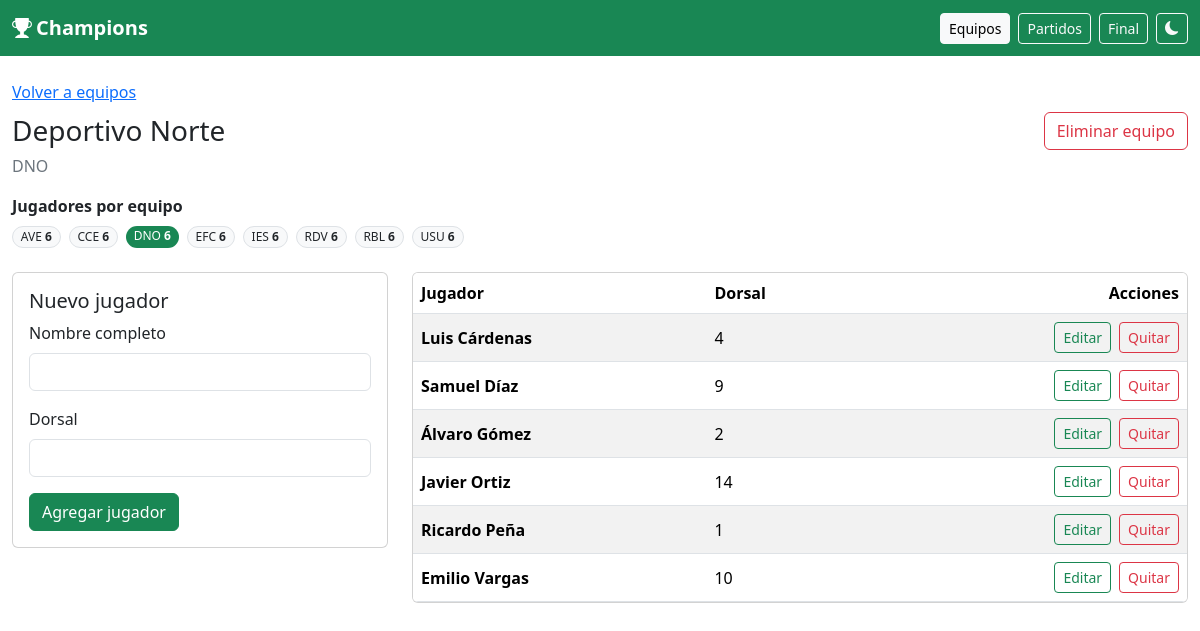
Page /equipos.php?id=3 on the committed database.
### tables this page shows
CREATE TABLE equipos (
  id INT UNSIGNED NOT NULL AUTO_INCREMENT,
  nombre VARCHAR(120) NOT NULL,
  nombre_corto VARCHAR(10) NOT NULL,
  grupo_id INT UNSIGNED DEFAULT NULL,
  orden SMALLINT UNSIGNED NOT NULL DEFAULT 0,
  escudo VARCHAR(255) DEFAULT NULL,
  dt VARCHAR(120) DEFAULT NULL,
  ciudad VARCHAR(100) DEFAULT NULL,
  fundacion SMALLINT UNSIGNED DEFAULT NULL,
  colores VARCHAR(80) DEFAULT NULL,
  activo TINYINT(1) NOT NULL DEFAULT 1,
  creado_en DATETIME NOT NULL DEFAULT CURRENT_TIMESTAMP,
  PRIMARY KEY (id),
  UNIQUE KEY uq_equipos_nombre (nombre),
  UNIQUE KEY uq_equipos_corto (nombre_corto),
  KEY idx_equipos_grupo (grupo_id),
  CONSTRAINT fk_equipos_grupo
    FOREIGN KEY (grupo_id) REFERENCES grupos (id)
    ON UPDATE CASCADE
);

CREATE TABLE jugadores (
  id INT UNSIGNED NOT NULL AUTO_INCREMENT,
  equipo_id INT UNSIGNED NOT NULL,
  nombre VARCHAR(120) NOT NULL,
  apellido VARCHAR(80) NOT NULL,
  dorsal SMALLINT UNSIGNED DEFAULT NULL,
  posicion ENUM('ARQ', 'DEF', 'MED', 'DEL') DEFAULT NULL,
  foto VARCHAR(255) DEFAULT NULL,
  fecha_nacimiento DATE DEFAULT NULL,
  activo TINYINT(1) NOT NULL DEFAULT 1,
  creado_en DATETIME NOT NULL DEFAULT CURRENT_TIMESTAMP,
  PRIMARY KEY (id),
  UNIQUE KEY uq_jugadores_dorsal (equipo_id, dorsal),
  KEY idx_jugadores_equipo (equipo_id),
  CONSTRAINT fk_jugadores_equipo
    FOREIGN KEY (equipo_id) REFERENCES equipos (id)
    ON DELETE CASCADE ON UPDATE CASCADE
);

### includes/funciones.php (called while the page is built, shortened)
<?php
require_once dirname(__DIR__) . '/config/db.php';
function e(mixed $valor): string
{
    return htmlspecialchars((string) ($valor ?? ''), ENT_QUOTES, 'UTF-8');
}
function url_raiz(): string
{
    $script = str_replace('\\', '/', (string) ($_SERVER['SCRIPT_NAME'] ?? ''));
    $directorio = rtrim(dirname($script), '/');
    if ($directorio === '/' || $directorio === '.' || $directorio === '') {
        return '';
    }
    return $directorio;
}
function url_public(string $archivo = 'index.php'): string
{
    return url_raiz() . '/' . ltrim($archivo, '/');
}
function entero_get(string $campo): int
{
    $valor = filter_input(INPUT_GET, $campo, FILTER_VALIDATE_INT);
    return $valor;
}
function consultar(string $sql, array $params = []): array
{
    $stmt = db()->prepare($sql);
    $stmt->execute($params);
    return $stmt->fetchAll();
}
function consultar_uno(string $sql, array $params = []): ?array
{
    $stmt = db()->prepare($sql);
    $stmt->execute($params);
    $fila = $stmt->fetch();
    return $fila === false ? null : $fila;
}
function obtener_equipo(int $id): ?array
{
    return consultar_uno(
        'SELECT e.id, e.nombre, e.nombre_corto, e.grupo_id, e.orden, g.nombre AS grupo,
                e.escudo, e.dt, e.ciudad, e.fundacion, e.colores, e.activo
         FROM equipos e
         LEFT JOIN grupos g ON g.id = e.grupo_id
         WHERE e.id = :id',
        ['id' => $id]
    );
}
function listar_jugadores(?int $equipoId = null, bool $soloActivos = true): array
{
    $sql = 'SELECT j.id, j.equipo_id, j.nombre, j.apellido, j.dorsal, j.posicion, j.foto,
                   j.fecha_nacimiento, j.activo, e.nombre AS equipo, e.nombre_corto, e.escudo
            FROM jugadores j
            INNER JOIN equipos e ON e.id = j.equipo_id
            WHERE 1 = 1';
    $params = [];
    if ($equipoId !== null && $equipoId > 0) {
        $sql .= ' AND j.equipo_id = :equipo';
        $params['equipo'] = $equipoId;
    }
    $sql .= ' ORDER BY e.nombre ASC, j.apellido ASC, j.nombre ASC, j.dorsal ASC';
    return consultar($sql, $params);
}
function nombre_persona(array $fila): string
{
    return trim((string) ($fila['nombre'] ?? '') . ' ' . (string) ($fila['apellido'] ?? ''));
}
function contar_jugadores_equipos(): array
{
    return consultar(
        'SELECT e.id, e.nombre, e.nombre_corto, COUNT(j.id) AS total
         FROM equipos e
         LEFT JOIN jugadores j ON j.equipo_id = e.id
         GROUP BY e.id, e.nombre, e.nombre_corto
         ORDER BY e.nombre ASC'
    );
}

### config/db.php (called while the page is built, shortened)
<?php
function db(): PDO
{
    static $pdo = null;
    if ($pdo instanceof PDO) {
        return $pdo;
    }
    $dsn = 'mysql:host=' . DB_HOST . ';dbname=' . DB_NAME . ';charset=' . DB_CHARSET;
    try {
        $pdo = new PDO($dsn, DB_USER, DB_PASS, [
            PDO::ATTR_ERRMODE => PDO::ERRMODE_EXCEPTION,
            PDO::ATTR_DEFAULT_FETCH_MODE => PDO::FETCH_ASSOC,
            PDO::ATTR_EMULATE_PREPARES => false,
        ]);
    } catch (PDOException $e) {
        error_log('Error de conexión: ' . $e->getMessage());
        http_response_code(500);
        exit('No se pudo conectar a la base de datos. Revisa config/db.php y que el esquema esté importado.');
    }
    return $pdo;
}

### equipos.php (the view, shortened to what this page needs)
<?php
require __DIR__ . '/includes/funciones.php';
    ?>
    <?php
$equipoId = entero_get('id');
$equipo = $equipoId > 0 ? obtener_equipo($equipoId) : null;
require __DIR__ . '/includes/header.php';
if ($equipo !== null) {
    $jugadores = listar_jugadores((int) $equipo['id'], false);
    $conteos = contar_jugadores_equipos();
    ?>
    <p class="mb-2"><a href="<?= e(url_public('equipos.php')) ?>">Volver a equipos</a></p>
    <div class="d-flex flex-wrap justify-content-between align-items-center gap-2 mb-1">
        <h1 class="h3 mb-0"><?= e((string) $equipo['nombre']) ?></h1>
        <form method="post" onsubmit="return confirm('¿Eliminar este equipo, sus jugadores y sus partidos?');">
            <button class="btn btn-outline-danger" type="submit">Eliminar equipo</button>
        </form>
    </div>
    <p class="text-secondary mb-3"><?= e((string) $equipo['nombre_corto']) ?><?php if (!empty($equipo['grupo'])): ?> · <?= e((string) $equipo['grupo']) ?><?php endif; ?></p>
    <div class="mb-4" aria-label="Jugadores por equipo">
        <p class="fw-semibold mb-2">Jugadores por equipo</p>
        <div class="d-flex flex-wrap gap-2">
            <?php foreach ($conteos as $fila): ?>
                <?php $esActual = (int) $fila['id'] === (int) $equipo['id']; ?>
                <span class="badge rounded-pill <?= $esActual ? 'text-bg-success' : 'text-bg-light border text-body' ?> fw-normal">
                    <?= e((string) $fila['nombre_corto']) ?>
                    <strong><?= (int) $fila['total'] ?></strong>
                </span>
            <?php endforeach; ?>
        </div>
    </div>
    <div class="row g-4">
        <div class="col-lg-4">
            <form method="post" class="card">
                <div class="card-body">
                    <h2 class="h5">Nuevo jugador</h2>
                    <div class="mb-3">
                        <label class="form-label" for="nombre">Nombre completo</label>
                        <input class="form-control" id="nombre" name="nombre" required maxlength="120">
                    </div>
                    <div class="mb-3">
                        <label class="form-label" for="dorsal">Dorsal</label>
                        <input class="form-control" id="dorsal" name="dorsal" inputmode="numeric" maxlength="2">
                    </div>
                    <button class="btn btn-success" type="submit">Agregar jugador</button>
                </div>
            </form>
        </div>
        <div class="col-lg-8">
            <div class="table-responsive card">
                <table class="table table-striped align-middle mb-0">
                    <thead>
                        <tr>
                            <th>Jugador</th>
                            <th>Dorsal</th>
                            <th class="text-end">Acciones</th>
                        </tr>
                    </thead>
                    <tbody>
                        <?php foreach ($jugadores as $jugador): ?>
                            <?php $fila = (int) $jugador['id']; ?>
                            <tr>
                                <td class="fw-semibold"><?= e(nombre_persona($jugador)) ?></td>
                                <td><?= $jugador['dorsal'] === null ? '—' : (int) $jugador['dorsal'] ?></td>
                                <td class="text-end">
                                    <div class="d-inline-flex gap-2">
                                        <button
                                            class="btn btn-sm btn-outline-success"
                                            type="button"
                                            data-bs-toggle="modal"
                                            data-bs-target="#modal-editar"
                                            data-id="<?= $fila ?>"
                                            data-nombre="<?= e(nombre_persona($jugador)) ?>"
                                            data-dorsal="<?= $jugador['dorsal'] === null ? '' : (int) $jugador['dorsal'] ?>"
                                        >Editar</button>
                                        <form method="post" onsubmit="return confirm('¿Quitar a este jugador?');">
                                            <button class="btn btn-sm btn-outline-danger" type="submit">Quitar</button>
                                        </form>
                                    </div>
                                </td>
                            </tr>
                        <?php endforeach; ?>
                    </tbody>
                </table>
            </div>
        </div>
    </div>
    <?php
    require __DIR__ . '/includes/footer.php';
    exit;
}
?>
<?php require __DIR__ . '/includes/footer.php'; ?>

### includes/header.php (style rules this page uses)
html[data-bs-theme="light"] { color-scheme: light; }
body { min-height: 100vh; display: flex; flex-direction: column; }

### rows in the picture
equipos: nombre "Deportivo Norte", nombre_corto "DNO", total "6"
equipos: nombre_corto "AVE", total "6"
equipos: nombre_corto "CCE", total "6"
equipos: nombre_corto "EFC", total "6"
equipos: nombre_corto "IES", total "6"
equipos: nombre_corto "RDV", total "6"
equipos: nombre_corto "RBL", total "6"
equipos: nombre_corto "USU", total "6"
jugadores: nombre_persona($jugador) "Luis Cárdenas", dorsal "4"
jugadores: nombre_persona($jugador) "Samuel Díaz", dorsal "9"
jugadores: nombre_persona($jugador) "Álvaro Gómez", dorsal "2"
jugadores: nombre_persona($jugador) "Javier Ortiz", dorsal "14"
jugadores: nombre_persona($jugador) "Ricardo Peña", dorsal "1"
jugadores: nombre_persona($jugador) "Emilio Vargas", dorsal "10"

### other values in the picture
LIGA_NOMBRE "Champions"
